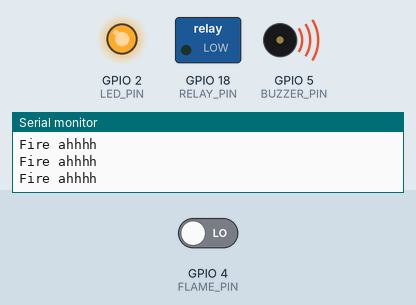
Bench run of a sketch on a simulated ESP32. Shown: switched loads named in the sketch (green lamp = pin HIGH), output pins drawn as LEDs (lit = HIGH), buzzer (waves = sounding, pin HIGH), the last lines printed to the serial monitor. Inputs (shaded band) come from the test bench; at power-on: GPIO 4 (FLAME_PIN) LOW. WiFi joins after 1.5 s; servers stay silent unless stated.

Above: at 3.0 s.
3.1 s: GPIO 4 (FLAME_PIN) driven HIGH
At 3.6 s:
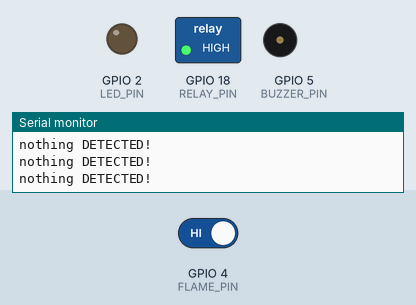
4.6 s: GPIO 4 (FLAME_PIN) driven LOW
At 5.0 s:
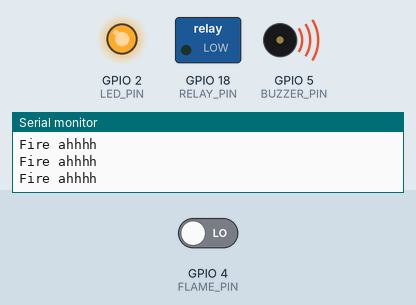
Timing chart, 0 to 7.6 s (numbered marks = the images above; inputs shaded):
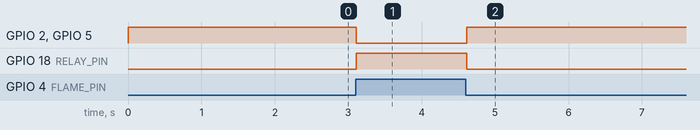

Measured:
- after the input at 3.1 s, GPIO 2 (LED_PIN), GPIO 5 (BUZZER_PIN): HIGH → LOW at once; GPIO 18 (RELAY_PIN): LOW → HIGH at once
- after the input at 4.6 s, GPIO 2 (LED_PIN), GPIO 5 (BUZZER_PIN): LOW → HIGH at once; GPIO 18 (RELAY_PIN): HIGH → LOW at once

The sketch:

Fire_Alert_System_with-Blynk.ino
```cpp
#define BLYNK_TEMPLATE_ID "Template ID"
#define BLYNK_TEMPLATE_NAME "Template Name"
#define BLYNK_AUTH_TOKEN "Token"

#include <WiFi.h>
#include <BlynkSimpleEsp32.h>

char ssid[] = "XXXXX";
char pass[] = "xxxxxx";

// ESP32 Fire Detection
// GPIO 18 goes HIGH when fire is detected

#define FLAME_PIN 4
#define RELAY_PIN 18
#define LED_PIN 2
#define BUZZER_PIN 5

bool fireSent = false;

void setup() {
  Serial.begin(115200);

  pinMode(FLAME_PIN, INPUT);
  pinMode(RELAY_PIN, OUTPUT);
  pinMode(LED_PIN, OUTPUT);
  pinMode(BUZZER_PIN, OUTPUT);

  digitalWrite(RELAY_PIN, LOW);   // Initially OFF
  digitalWrite(LED_PIN, HIGH);
  digitalWrite(BUZZER_PIN, HIGH);

  Blynk.begin(BLYNK_AUTH_TOKEN, ssid, pass);
}

void loop() {
  Blynk.run();

  int flame = digitalRead(FLAME_PIN);

  if (flame == HIGH) {   // Change to LOW if your flame sensor is active LOW
    Serial.println("nothing DETECTED!");

    digitalWrite(RELAY_PIN, HIGH);
    digitalWrite(LED_PIN, LOW);
    digitalWrite(BUZZER_PIN, LOW);

    if (!fireSent) {
      Blynk.logEvent("fire_alert", "🔥 Fire Detected! Pump Activated.");
      fireSent = true;
    }
  }
  else {
    Serial.println("Fire ahhhh");

    digitalWrite(RELAY_PIN, LOW);
    digitalWrite(LED_PIN, HIGH);
    digitalWrite(BUZZER_PIN, HIGH);

    fireSent = false;
  }

  delay(100);
}
```
